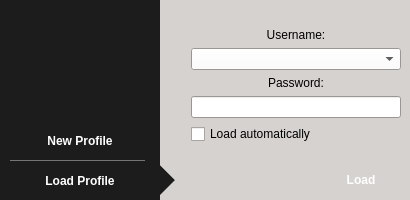
<?xml version="1.0" encoding="UTF-8"?>
<ui version="4.0">
 <class>LoginScreen</class>
 <widget class="QWidget" name="LoginScreen">
  <property name="geometry">
   <rect>
    <x>0</x>
    <y>0</y>
    <width>410</width>
    <height>200</height>
   </rect>
  </property>
  <property name="minimumSize">
   <size>
    <width>410</width>
    <height>200</height>
   </size>
  </property>
  <property name="maximumSize">
   <size>
    <width>415</width>
    <height>200</height>
   </size>
  </property>
  <property name="palette">
   <palette>
    <active>
     <colorrole role="Button">
      <brush brushstyle="SolidPattern">
       <color alpha="255">
        <red>28</red>
        <green>28</green>
        <blue>28</blue>
       </color>
      </brush>
     </colorrole>
     <colorrole role="ButtonText">
      <brush brushstyle="SolidPattern">
       <color alpha="255">
        <red>255</red>
        <green>255</green>
        <blue>255</blue>
       </color>
      </brush>
     </colorrole>
     <colorrole role="Base">
      <brush brushstyle="SolidPattern">
       <color alpha="255">
        <red>28</red>
        <green>28</green>
        <blue>28</blue>
       </color>
      </brush>
     </colorrole>
     <colorrole role="Window">
      <brush brushstyle="SolidPattern">
       <color alpha="255">
        <red>28</red>
        <green>28</green>
        <blue>28</blue>
       </color>
      </brush>
     </colorrole>
    </active>
    <inactive>
     <colorrole role="Button">
      <brush brushstyle="SolidPattern">
       <color alpha="255">
        <red>28</red>
        <green>28</green>
        <blue>28</blue>
       </color>
      </brush>
     </colorrole>
     <colorrole role="ButtonText">
      <brush brushstyle="SolidPattern">
       <color alpha="255">
        <red>255</red>
        <green>255</green>
        <blue>255</blue>
       </color>
      </brush>
     </colorrole>
     <colorrole role="Base">
      <brush brushstyle="SolidPattern">
       <color alpha="255">
        <red>28</red>
        <green>28</green>
        <blue>28</blue>
       </color>
      </brush>
     </colorrole>
     <colorrole role="Window">
      <brush brushstyle="SolidPattern">
       <color alpha="255">
        <red>28</red>
        <green>28</green>
        <blue>28</blue>
       </color>
      </brush>
     </colorrole>
    </inactive>
    <disabled>
     <colorrole role="Button">
      <brush brushstyle="SolidPattern">
       <color alpha="255">
        <red>28</red>
        <green>28</green>
        <blue>28</blue>
       </color>
      </brush>
     </colorrole>
     <colorrole role="ButtonText">
      <brush brushstyle="SolidPattern">
       <color alpha="255">
        <red>128</red>
        <green>128</green>
        <blue>128</blue>
       </color>
      </brush>
     </colorrole>
     <colorrole role="Base">
      <brush brushstyle="SolidPattern">
       <color alpha="255">
        <red>28</red>
        <green>28</green>
        <blue>28</blue>
       </color>
      </brush>
     </colorrole>
     <colorrole role="Window">
      <brush brushstyle="SolidPattern">
       <color alpha="255">
        <red>28</red>
        <green>28</green>
        <blue>28</blue>
       </color>
      </brush>
     </colorrole>
    </disabled>
   </palette>
  </property>
  <property name="windowTitle">
   <string>qTox</string>
  </property>
  <property name="windowIcon">
   <iconset resource="../../res.qrc">
    <normaloff>:/img/icons/qtox.svg</normaloff>:/img/icons/qtox.svg</iconset>
  </property>
  <property name="autoFillBackground">
   <bool>true</bool>
  </property>
  <widget class="QStackedWidget" name="stackedWidget">
   <property name="geometry">
    <rect>
     <x>160</x>
     <y>0</y>
     <width>250</width>
     <height>200</height>
    </rect>
   </property>
   <property name="palette">
    <palette>
     <active>
      <colorrole role="WindowText">
       <brush brushstyle="SolidPattern">
        <color alpha="255">
         <red>0</red>
         <green>0</green>
         <blue>0</blue>
        </color>
       </brush>
      </colorrole>
      <colorrole role="Button">
       <brush brushstyle="SolidPattern">
        <color alpha="255">
         <red>255</red>
         <green>255</green>
         <blue>255</blue>
        </color>
       </brush>
      </colorrole>
      <colorrole role="ButtonText">
       <brush brushstyle="SolidPattern">
        <color alpha="255">
         <red>0</red>
         <green>0</green>
         <blue>0</blue>
        </color>
       </brush>
      </colorrole>
      <colorrole role="Base">
       <brush brushstyle="SolidPattern">
        <color alpha="255">
         <red>255</red>
         <green>255</green>
         <blue>255</blue>
        </color>
       </brush>
      </colorrole>
      <colorrole role="Window">
       <brush brushstyle="SolidPattern">
        <color alpha="255">
         <red>214</red>
         <green>210</green>
         <blue>207</blue>
        </color>
       </brush>
      </colorrole>
     </active>
     <inactive>
      <colorrole role="WindowText">
       <brush brushstyle="SolidPattern">
        <color alpha="255">
         <red>0</red>
         <green>0</green>
         <blue>0</blue>
        </color>
       </brush>
      </colorrole>
      <colorrole role="Button">
       <brush brushstyle="SolidPattern">
        <color alpha="255">
         <red>255</red>
         <green>255</green>
         <blue>255</blue>
        </color>
       </brush>
      </colorrole>
      <colorrole role="ButtonText">
       <brush brushstyle="SolidPattern">
        <color alpha="255">
         <red>0</red>
         <green>0</green>
         <blue>0</blue>
        </color>
       </brush>
      </colorrole>
      <colorrole role="Base">
       <brush brushstyle="SolidPattern">
        <color alpha="255">
         <red>255</red>
         <green>255</green>
         <blue>255</blue>
        </color>
       </brush>
      </colorrole>
      <colorrole role="Window">
       <brush brushstyle="SolidPattern">
        <color alpha="255">
         <red>214</red>
         <green>210</green>
         <blue>207</blue>
        </color>
       </brush>
      </colorrole>
     </inactive>
     <disabled>
      <colorrole role="WindowText">
       <brush brushstyle="SolidPattern">
        <color alpha="255">
         <red>96</red>
         <green>95</green>
         <blue>94</blue>
        </color>
       </brush>
      </colorrole>
      <colorrole role="Button">
       <brush brushstyle="SolidPattern">
        <color alpha="255">
         <red>255</red>
         <green>255</green>
         <blue>255</blue>
        </color>
       </brush>
      </colorrole>
      <colorrole role="ButtonText">
       <brush brushstyle="SolidPattern">
        <color alpha="255">
         <red>128</red>
         <green>128</green>
         <blue>128</blue>
        </color>
       </brush>
      </colorrole>
      <colorrole role="Base">
       <brush brushstyle="SolidPattern">
        <color alpha="255">
         <red>28</red>
         <green>28</green>
         <blue>28</blue>
        </color>
       </brush>
      </colorrole>
      <colorrole role="Window">
       <brush brushstyle="SolidPattern">
        <color alpha="255">
         <red>214</red>
         <green>210</green>
         <blue>207</blue>
        </color>
       </brush>
      </colorrole>
     </disabled>
    </palette>
   </property>
   <property name="autoFillBackground">
    <bool>true</bool>
   </property>
   <property name="currentIndex">
    <number>1</number>
   </property>
   <widget class="QWidget" name="newPage">
    <layout class="QHBoxLayout" name="horizontalLayout_5">
     <property name="spacing">
      <number>0</number>
     </property>
     <property name="leftMargin">
      <number>0</number>
     </property>
     <property name="topMargin">
      <number>0</number>
     </property>
     <property name="rightMargin">
      <number>0</number>
     </property>
     <property name="bottomMargin">
      <number>0</number>
     </property>
     <item>
      <widget class="QLabel" name="label_5">
       <property name="styleSheet">
        <string notr="true">border-style: solid;
border-width: 15px 0 15px 15px;
border-color: #d6d2cf #d6d2cf #d6d2cf #1c1c1c;
margin-top:125px;
margin-bottom:45px;</string>
       </property>
       <property name="text">
        <string/>
       </property>
      </widget>
     </item>
     <item>
      <layout class="QHBoxLayout" name="horizontalLayout_4">
       <item>
        <layout class="QFormLayout" name="formLayout">
         <property name="sizeConstraint">
          <enum>QLayout::SetMaximumSize</enum>
         </property>
         <property name="fieldGrowthPolicy">
          <enum>QFormLayout::AllNonFixedFieldsGrow</enum>
         </property>
         <property name="labelAlignment">
          <set>Qt::AlignLeading|Qt::AlignLeft|Qt::AlignVCenter</set>
         </property>
         <property name="formAlignment">
          <set>Qt::AlignCenter</set>
         </property>
         <property name="horizontalSpacing">
          <number>9</number>
         </property>
         <property name="verticalSpacing">
          <number>9</number>
         </property>
         <property name="leftMargin">
          <number>9</number>
         </property>
         <property name="topMargin">
          <number>9</number>
         </property>
         <property name="rightMargin">
          <number>9</number>
         </property>
         <property name="bottomMargin">
          <number>9</number>
         </property>
         <item row="1" column="0">
          <widget class="QLabel" name="label">
           <property name="text">
            <string>Username:</string>
           </property>
           <property name="alignment">
            <set>Qt::AlignCenter</set>
           </property>
          </widget>
         </item>
         <item row="1" column="1">
          <widget class="QLineEdit" name="newUsername">
           <property name="maxLength">
            <number>64</number>
           </property>
          </widget>
         </item>
         <item row="2" column="0">
          <widget class="QLabel" name="label_2">
           <property name="text">
            <string>Password:</string>
           </property>
           <property name="alignment">
            <set>Qt::AlignCenter</set>
           </property>
          </widget>
         </item>
         <item row="2" column="1">
          <widget class="QLineEdit" name="newPass">
           <property name="echoMode">
            <enum>QLineEdit::Password</enum>
           </property>
          </widget>
         </item>
         <item row="3" column="0">
          <widget class="QLabel" name="label_8">
           <property name="text">
            <string>Confirm:</string>
           </property>
           <property name="alignment">
            <set>Qt::AlignCenter</set>
           </property>
          </widget>
         </item>
         <item row="3" column="1">
          <widget class="QLineEdit" name="newPassConfirm">
           <property name="echoMode">
            <enum>QLineEdit::Password</enum>
           </property>
          </widget>
         </item>
         <item row="7" column="0" colspan="2">
          <widget class="QProgressBar" name="passStrengthMeter">
           <property name="value">
            <number>0</number>
           </property>
           <property name="format">
            <string>Password strength: %p%</string>
           </property>
          </widget>
         </item>
         <item row="9" column="0" colspan="2">
          <layout class="QHBoxLayout" name="horizontalLayout">
           <item>
            <spacer name="horizontalSpacer">
             <property name="orientation">
              <enum>Qt::Horizontal</enum>
             </property>
             <property name="sizeHint" stdset="0">
              <size>
               <width>40</width>
               <height>20</height>
              </size>
             </property>
            </spacer>
           </item>
           <item>
            <widget class="QPushButton" name="createAccountButton">
             <property name="palette">
              <palette>
               <active>
                <colorrole role="WindowText">
                 <brush brushstyle="SolidPattern">
                  <color alpha="255">
                   <red>255</red>
                   <green>255</green>
                   <blue>255</blue>
                  </color>
                 </brush>
                </colorrole>
                <colorrole role="Button">
                 <brush brushstyle="SolidPattern">
                  <color alpha="255">
                   <red>108</red>
                   <green>200</green>
                   <blue>101</blue>
                  </color>
                 </brush>
                </colorrole>
                <colorrole role="Text">
                 <brush brushstyle="SolidPattern">
                  <color alpha="255">
                   <red>255</red>
                   <green>255</green>
                   <blue>255</blue>
                  </color>
                 </brush>
                </colorrole>
                <colorrole role="ButtonText">
                 <brush brushstyle="SolidPattern">
                  <color alpha="255">
                   <red>255</red>
                   <green>255</green>
                   <blue>255</blue>
                  </color>
                 </brush>
                </colorrole>
                <colorrole role="Base">
                 <brush brushstyle="SolidPattern">
                  <color alpha="255">
                   <red>108</red>
                   <green>200</green>
                   <blue>101</blue>
                  </color>
                 </brush>
                </colorrole>
                <colorrole role="Window">
                 <brush brushstyle="SolidPattern">
                  <color alpha="255">
                   <red>108</red>
                   <green>200</green>
                   <blue>101</blue>
                  </color>
                 </brush>
                </colorrole>
               </active>
               <inactive>
                <colorrole role="WindowText">
                 <brush brushstyle="SolidPattern">
                  <color alpha="255">
                   <red>255</red>
                   <green>255</green>
                   <blue>255</blue>
                  </color>
                 </brush>
                </colorrole>
                <colorrole role="Button">
                 <brush brushstyle="SolidPattern">
                  <color alpha="255">
                   <red>108</red>
                   <green>200</green>
                   <blue>101</blue>
                  </color>
                 </brush>
                </colorrole>
                <colorrole role="Text">
                 <brush brushstyle="SolidPattern">
                  <color alpha="255">
                   <red>255</red>
                   <green>255</green>
                   <blue>255</blue>
                  </color>
                 </brush>
                </colorrole>
                <colorrole role="ButtonText">
                 <brush brushstyle="SolidPattern">
                  <color alpha="255">
                   <red>255</red>
                   <green>255</green>
                   <blue>255</blue>
                  </color>
                 </brush>
                </colorrole>
                <colorrole role="Base">
                 <brush brushstyle="SolidPattern">
                  <color alpha="255">
                   <red>108</red>
                   <green>200</green>
                   <blue>101</blue>
                  </color>
                 </brush>
                </colorrole>
                <colorrole role="Window">
                 <brush brushstyle="SolidPattern">
                  <color alpha="255">
                   <red>108</red>
                   <green>200</green>
                   <blue>101</blue>
                  </color>
                 </brush>
                </colorrole>
               </inactive>
               <disabled>
                <colorrole role="WindowText">
                 <brush brushstyle="SolidPattern">
                  <color alpha="255">
                   <red>255</red>
                   <green>255</green>
                   <blue>255</blue>
                  </color>
                 </brush>
                </colorrole>
                <colorrole role="Button">
                 <brush brushstyle="SolidPattern">
                  <color alpha="255">
                   <red>108</red>
                   <green>200</green>
                   <blue>101</blue>
                  </color>
                 </brush>
                </colorrole>
                <colorrole role="Text">
                 <brush brushstyle="SolidPattern">
                  <color alpha="255">
                   <red>255</red>
                   <green>255</green>
                   <blue>255</blue>
                  </color>
                 </brush>
                </colorrole>
                <colorrole role="ButtonText">
                 <brush brushstyle="SolidPattern">
                  <color alpha="255">
                   <red>255</red>
                   <green>255</green>
                   <blue>255</blue>
                  </color>
                 </brush>
                </colorrole>
                <colorrole role="Base">
                 <brush brushstyle="SolidPattern">
                  <color alpha="255">
                   <red>108</red>
                   <green>200</green>
                   <blue>101</blue>
                  </color>
                 </brush>
                </colorrole>
                <colorrole role="Window">
                 <brush brushstyle="SolidPattern">
                  <color alpha="255">
                   <red>108</red>
                   <green>200</green>
                   <blue>101</blue>
                  </color>
                 </brush>
                </colorrole>
               </disabled>
              </palette>
             </property>
             <property name="font">
              <font>
               <weight>75</weight>
               <bold>true</bold>
              </font>
             </property>
             <property name="text">
              <string>Create Profile</string>
             </property>
             <property name="flat">
              <bool>true</bool>
             </property>
            </widget>
           </item>
          </layout>
         </item>
         <item row="8" column="0" colspan="2">
          <spacer name="verticalSpacer">
           <property name="orientation">
            <enum>Qt::Vertical</enum>
           </property>
           <property name="sizeHint" stdset="0">
            <size>
             <width>20</width>
             <height>40</height>
            </size>
           </property>
          </spacer>
         </item>
         <item row="0" column="0" colspan="2">
          <spacer name="verticalSpacer_2">
           <property name="orientation">
            <enum>Qt::Vertical</enum>
           </property>
           <property name="sizeHint" stdset="0">
            <size>
             <width>20</width>
             <height>40</height>
            </size>
           </property>
          </spacer>
         </item>
        </layout>
       </item>
      </layout>
     </item>
    </layout>
   </widget>
   <widget class="QWidget" name="loginPage">
    <layout class="QHBoxLayout" name="horizontalLayout_3">
     <property name="spacing">
      <number>0</number>
     </property>
     <property name="leftMargin">
      <number>0</number>
     </property>
     <property name="topMargin">
      <number>0</number>
     </property>
     <property name="rightMargin">
      <number>0</number>
     </property>
     <property name="bottomMargin">
      <number>0</number>
     </property>
     <item>
      <layout class="QHBoxLayout" name="horizontalLayout_2">
       <property name="spacing">
        <number>0</number>
       </property>
       <item>
        <widget class="QLabel" name="label_6">
         <property name="styleSheet">
          <string notr="true">border-style: solid;
border-width: 15px 0 15px 15px;
border-color: #d6d2cf #d6d2cf #d6d2cf #1c1c1c;
margin-top:165px;
margin-bottom:5px;</string>
         </property>
         <property name="text">
          <string/>
         </property>
        </widget>
       </item>
       <item>
        <layout class="QVBoxLayout" name="verticalLayout_2">
         <property name="spacing">
          <number>6</number>
         </property>
         <property name="leftMargin">
          <number>9</number>
         </property>
         <property name="topMargin">
          <number>9</number>
         </property>
         <property name="rightMargin">
          <number>9</number>
         </property>
         <property name="bottomMargin">
          <number>9</number>
         </property>
         <item>
          <spacer name="verticalSpacer_3">
           <property name="orientation">
            <enum>Qt::Vertical</enum>
           </property>
           <property name="sizeHint" stdset="0">
            <size>
             <width>20</width>
             <height>40</height>
            </size>
           </property>
          </spacer>
         </item>
         <item>
          <widget class="QLabel" name="label_3">
           <property name="text">
            <string>Username:</string>
           </property>
           <property name="alignment">
            <set>Qt::AlignCenter</set>
           </property>
          </widget>
         </item>
         <item>
          <widget class="QComboBox" name="loginUsernames"/>
         </item>
         <item>
          <widget class="QLabel" name="loginPasswordLabel">
           <property name="text">
            <string>Password:</string>
           </property>
           <property name="alignment">
            <set>Qt::AlignCenter</set>
           </property>
          </widget>
         </item>
         <item>
          <widget class="QLineEdit" name="loginPassword">
           <property name="echoMode">
            <enum>QLineEdit::Password</enum>
           </property>
          </widget>
         </item>
         <item>
          <widget class="QCheckBox" name="autoLoginCB">
           <property name="toolTip">
            <string>If the profile does not have a password, qTox can skip the login screen</string>
           </property>
           <property name="text">
            <string>Load automatically</string>
           </property>
          </widget>
         </item>
         <item>
          <spacer name="verticalSpacer_4">
           <property name="orientation">
            <enum>Qt::Vertical</enum>
           </property>
           <property name="sizeHint" stdset="0">
            <size>
             <width>20</width>
             <height>40</height>
            </size>
           </property>
          </spacer>
         </item>
         <item>
          <layout class="QHBoxLayout" name="horizontalLayout_6">
           <item>
            <spacer name="horizontalSpacer_2">
             <property name="orientation">
              <enum>Qt::Horizontal</enum>
             </property>
             <property name="sizeHint" stdset="0">
              <size>
               <width>40</width>
               <height>20</height>
              </size>
             </property>
            </spacer>
           </item>
           <item>
            <widget class="QPushButton" name="loginButton">
             <property name="palette">
              <palette>
               <active>
                <colorrole role="WindowText">
                 <brush brushstyle="SolidPattern">
                  <color alpha="255">
                   <red>255</red>
                   <green>255</green>
                   <blue>255</blue>
                  </color>
                 </brush>
                </colorrole>
                <colorrole role="Button">
                 <brush brushstyle="SolidPattern">
                  <color alpha="255">
                   <red>108</red>
                   <green>200</green>
                   <blue>101</blue>
                  </color>
                 </brush>
                </colorrole>
                <colorrole role="Text">
                 <brush brushstyle="SolidPattern">
                  <color alpha="255">
                   <red>255</red>
                   <green>255</green>
                   <blue>255</blue>
                  </color>
                 </brush>
                </colorrole>
                <colorrole role="ButtonText">
                 <brush brushstyle="SolidPattern">
                  <color alpha="255">
                   <red>255</red>
                   <green>255</green>
                   <blue>255</blue>
                  </color>
                 </brush>
                </colorrole>
                <colorrole role="Base">
                 <brush brushstyle="SolidPattern">
                  <color alpha="255">
                   <red>108</red>
                   <green>200</green>
                   <blue>101</blue>
                  </color>
                 </brush>
                </colorrole>
                <colorrole role="Window">
                 <brush brushstyle="SolidPattern">
                  <color alpha="255">
                   <red>108</red>
                   <green>200</green>
                   <blue>101</blue>
                  </color>
                 </brush>
                </colorrole>
               </active>
               <inactive>
                <colorrole role="WindowText">
                 <brush brushstyle="SolidPattern">
                  <color alpha="255">
                   <red>255</red>
                   <green>255</green>
                   <blue>255</blue>
                  </color>
                 </brush>
                </colorrole>
                <colorrole role="Button">
                 <brush brushstyle="SolidPattern">
                  <color alpha="255">
                   <red>108</red>
                   <green>200</green>
                   <blue>101</blue>
                  </color>
                 </brush>
                </colorrole>
                <colorrole role="Text">
                 <brush brushstyle="SolidPattern">
                  <color alpha="255">
                   <red>255</red>
                   <green>255</green>
                   <blue>255</blue>
                  </color>
                 </brush>
                </colorrole>
                <colorrole role="ButtonText">
                 <brush brushstyle="SolidPattern">
                  <color alpha="255">
                   <red>255</red>
                   <green>255</green>
                   <blue>255</blue>
                  </color>
                 </brush>
                </colorrole>
                <colorrole role="Base">
                 <brush brushstyle="SolidPattern">
                  <color alpha="255">
                   <red>108</red>
                   <green>200</green>
                   <blue>101</blue>
                  </color>
                 </brush>
                </colorrole>
                <colorrole role="Window">
                 <brush brushstyle="SolidPattern">
                  <color alpha="255">
                   <red>108</red>
                   <green>200</green>
                   <blue>101</blue>
                  </color>
                 </brush>
                </colorrole>
               </inactive>
               <disabled>
                <colorrole role="WindowText">
                 <brush brushstyle="SolidPattern">
                  <color alpha="255">
                   <red>255</red>
                   <green>255</green>
                   <blue>255</blue>
                  </color>
                 </brush>
                </colorrole>
                <colorrole role="Button">
                 <brush brushstyle="SolidPattern">
                  <color alpha="255">
                   <red>108</red>
                   <green>200</green>
                   <blue>101</blue>
                  </color>
                 </brush>
                </colorrole>
                <colorrole role="Text">
                 <brush brushstyle="SolidPattern">
                  <color alpha="255">
                   <red>255</red>
                   <green>255</green>
                   <blue>255</blue>
                  </color>
                 </brush>
                </colorrole>
                <colorrole role="ButtonText">
                 <brush brushstyle="SolidPattern">
                  <color alpha="255">
                   <red>255</red>
                   <green>255</green>
                   <blue>255</blue>
                  </color>
                 </brush>
                </colorrole>
                <colorrole role="Base">
                 <brush brushstyle="SolidPattern">
                  <color alpha="255">
                   <red>108</red>
                   <green>200</green>
                   <blue>101</blue>
                  </color>
                 </brush>
                </colorrole>
                <colorrole role="Window">
                 <brush brushstyle="SolidPattern">
                  <color alpha="255">
                   <red>108</red>
                   <green>200</green>
                   <blue>101</blue>
                  </color>
                 </brush>
                </colorrole>
               </disabled>
              </palette>
             </property>
             <property name="font">
              <font>
               <weight>75</weight>
               <bold>true</bold>
              </font>
             </property>
             <property name="text">
              <string>Load</string>
             </property>
             <property name="flat">
              <bool>true</bool>
             </property>
            </widget>
           </item>
          </layout>
         </item>
        </layout>
       </item>
      </layout>
     </item>
    </layout>
   </widget>
  </widget>
  <widget class="Line" name="line">
   <property name="geometry">
    <rect>
     <x>10</x>
     <y>160</y>
     <width>135</width>
     <height>1</height>
    </rect>
   </property>
   <property name="palette">
    <palette>
     <active>
      <colorrole role="WindowText">
       <brush brushstyle="SolidPattern">
        <color alpha="255">
         <red>117</red>
         <green>117</green>
         <blue>117</blue>
        </color>
       </brush>
      </colorrole>
     </active>
     <inactive>
      <colorrole role="WindowText">
       <brush brushstyle="SolidPattern">
        <color alpha="255">
         <red>117</red>
         <green>117</green>
         <blue>117</blue>
        </color>
       </brush>
      </colorrole>
     </inactive>
     <disabled>
      <colorrole role="WindowText">
       <brush brushstyle="SolidPattern">
        <color alpha="255">
         <red>128</red>
         <green>128</green>
         <blue>128</blue>
        </color>
       </brush>
      </colorrole>
     </disabled>
    </palette>
   </property>
   <property name="frameShadow">
    <enum>QFrame::Plain</enum>
   </property>
   <property name="orientation">
    <enum>Qt::Horizontal</enum>
   </property>
  </widget>
  <widget class="QPushButton" name="newProfilePgbtn">
   <property name="geometry">
    <rect>
     <x>0</x>
     <y>130</y>
     <width>160</width>
     <height>22</height>
    </rect>
   </property>
   <property name="font">
    <font>
     <weight>75</weight>
     <bold>true</bold>
    </font>
   </property>
   <property name="styleSheet">
    <string notr="true">border:none;
color:white;</string>
   </property>
   <property name="text">
    <string>New Profile</string>
   </property>
   <property name="flat">
    <bool>true</bool>
   </property>
  </widget>
  <widget class="QPushButton" name="loginPgbtn">
   <property name="geometry">
    <rect>
     <x>0</x>
     <y>170</y>
     <width>160</width>
     <height>22</height>
    </rect>
   </property>
   <property name="font">
    <font>
     <weight>75</weight>
     <bold>true</bold>
    </font>
   </property>
   <property name="styleSheet">
    <string notr="true">border:none;
color:white;</string>
   </property>
   <property name="text">
    <string>Load Profile</string>
   </property>
   <property name="flat">
    <bool>true</bool>
   </property>
  </widget>
  <widget class="QLabel" name="label_7">
   <property name="geometry">
    <rect>
     <x>30</x>
     <y>15</y>
     <width>100</width>
     <height>100</height>
    </rect>
   </property>
   <property name="text">
    <string/>
   </property>
   <property name="pixmap">
    <pixmap resource="../../res.qrc">:/img/login_logo.svg</pixmap>
   </property>
   <property name="scaledContents">
    <bool>true</bool>
   </property>
  </widget>
 </widget>
 <resources>
  <include location="../../res.qrc"/>
 </resources>
 <connections/>
</ui>
